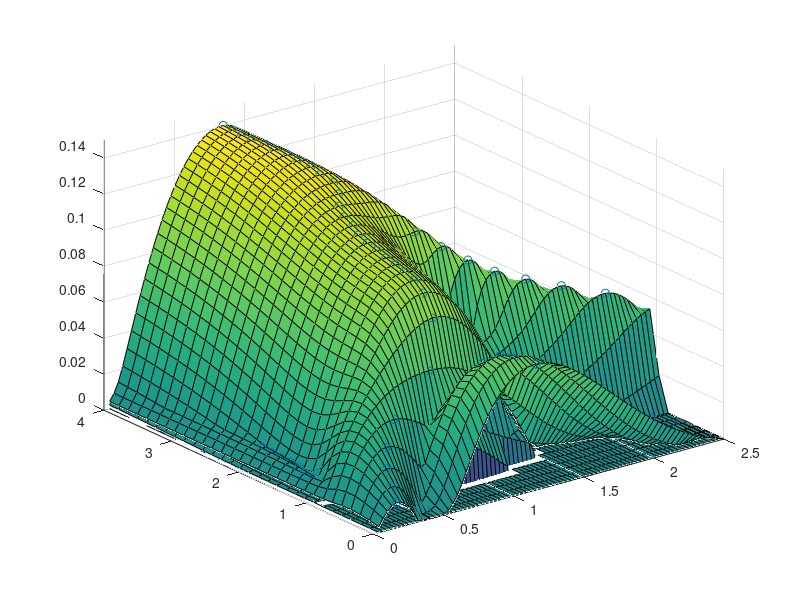

MATLAB code for this plot: (Note: this script raises an error after producing the figure.)
clear;
load('Hfr253080.mat')
oi{1} = squeeze(imag(cmodes(1,:,:))).'.*k_list;
oi{2} = squeeze(imag(cmodes(2,:,:))).'.*k_list;
oi{3} = squeeze(imag(cmodes(3,:,:))).'.*k_list;

%% plot H
figure;
[X,Y] = meshgrid(k_list,H_list);
surf(X,Y,oi{1}); hold on;
surf(X,Y,oi{2});
surf(X,Y,oi{3}); hold off;
zlim([0 0.15]);

%%
hold on;
maxh = cell(length(oi),1); minh = cell(length(oi),1);
maxk = cell(length(oi),1); mink = cell(length(oi),1);
maxo = cell(length(oi),1); mino = cell(length(oi),1);
for j = 1:length(oi)
    mh = []; mk = []; mo = [];
    for i = 1:length(H_list)
        [~, ind] = findpeaks(oi{j}(i,:));
        mk = [mk ind];
        mh = [mh i*ones(1,length(ind))];
        mo = [mo (ind-1)*length(H_list)+i];
    end
    maxh{j} = mh;
    maxk{j} = mk;
    maxo{j} = mo;
    
    plot3(k_list(mk),H_list(mh),oi{j}(mo),'o');
    
    mh = []; mk = []; mo = [];
    for i = 1:length(H_list)
        [~, ind] = findpeaks(-oi{j}(i,:));
        mk = [mk ind];
        mh = [mh i*ones(1,length(ind))];
        mo = [mo (ind-1)*length(H_list)+i];
    end
    minh{j} = mh;
    mink{j} = mk;
    mino{j} = mo;
    
    plot3(k_list(mk),H_list(mh),oi{j}(mo),'s');
end